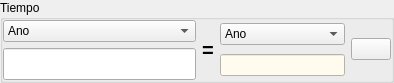
            <widget class="QGroupBox" name="groupBox_4">
             <property name="maximumSize">
              <size>
               <width>16777215</width>
               <height>82</height>
              </size>
             </property>
             <property name="title">
              <string>Tiempo</string>
             </property>
             <layout class="QGridLayout" name="gridLayout_13">
              <property name="leftMargin">
               <number>0</number>
              </property>
              <property name="topMargin">
               <number>0</number>
              </property>
              <property name="rightMargin">
               <number>0</number>
              </property>
              <property name="bottomMargin">
               <number>0</number>
              </property>
              <item row="1" column="2">
               <layout class="QGridLayout" name="gridLayout_14">
                <item row="1" column="0">
                 <widget class="QLineEdit" name="lineEdit_9">
                  <property name="enabled">
                   <bool>true</bool>
                  </property>
                  <property name="font">
                   <font>
                    <weight>75</weight>
                    <bold>true</bold>
                   </font>
                  </property>
                  <property name="focusPolicy">
                   <enum>Qt::NoFocus</enum>
                  </property>
                  <property name="styleSheet">
                   <string notr="true">color: rgb(0, 0, 255);
background-color: rgb(255, 251, 239);</string>
                  </property>
                  <property name="alignment">
                   <set>Qt::AlignRight|Qt::AlignTrailing|Qt::AlignVCenter</set>
                  </property>
                  <property name="readOnly">
                   <bool>true</bool>
                  </property>
                 </widget>
                </item>
                <item row="0" column="0">
                 <widget class="QComboBox" name="comboBox_12">
                  <property name="focusPolicy">
                   <enum>Qt::NoFocus</enum>
                  </property>
                  <item>
                   <property name="text">
                    <string>Ano</string>
                   </property>
                  </item>
                  <item>
                   <property name="text">
                    <string>Mes</string>
                   </property>
                  </item>
                  <item>
                   <property name="text">
                    <string>Semana</string>
                   </property>
                  </item>
                  <item>
                   <property name="text">
                    <string>Hora</string>
                   </property>
                  </item>
                  <item>
                   <property name="text">
                    <string>Minuto</string>
                   </property>
                  </item>
                  <item>
                   <property name="text">
                    <string>Segundo</string>
                   </property>
                  </item>
                  <item>
                   <property name="text">
                    <string>Milisegundo</string>
                   </property>
                  </item>
                  <item>
                   <property name="text">
                    <string>Microsegundo</string>
                   </property>
                  </item>
                  <item>
                   <property name="text">
                    <string>Nanosegundo</string>
                   </property>
                  </item>
                 </widget>
                </item>
                <item row="0" column="1" rowspan="2">
                 <widget class="QPushButton" name="pushButton_11">
                  <property name="icon">
                   <iconset resource="recoverdrake.qrc">
                    <normaloff>:/Imagenes/sustituir.png</normaloff>:/Imagenes/sustituir.png</iconset>
                  </property>
                  <property name="iconSize">
                   <size>
                    <width>25</width>
                    <height>25</height>
                   </size>
                  </property>
                 </widget>
                </item>
               </layout>
              </item>
              <item row="1" column="0">
               <layout class="QGridLayout" name="gridLayout_15">
                <item row="0" column="0">
                 <widget class="QComboBox" name="comboBox_11">
                  <property name="focusPolicy">
                   <enum>Qt::NoFocus</enum>
                  </property>
                  <item>
                   <property name="text">
                    <string>Ano</string>
                   </property>
                  </item>
                  <item>
                   <property name="text">
                    <string>Mes</string>
                   </property>
                  </item>
                  <item>
                   <property name="text">
                    <string>Semana</string>
                   </property>
                  </item>
                  <item>
                   <property name="text">
                    <string>Hora</string>
                   </property>
                  </item>
                  <item>
                   <property name="text">
                    <string>Minuto</string>
                   </property>
                  </item>
                  <item>
                   <property name="text">
                    <string>Segundo</string>
                   </property>
                  </item>
                  <item>
                   <property name="text">
                    <string>Milisegundo</string>
                   </property>
                  </item>
                  <item>
                   <property name="text">
                    <string>Microsegundo</string>
                   </property>
                  </item>
                  <item>
                   <property name="text">
                    <string>Nanosegundo</string>
                   </property>
                  </item>
                 </widget>
                </item>
                <item row="1" column="0">
                 <widget class="QLineEdit" name="lineEdit_10">
                  <property name="font">
                   <font>
                    <pointsize>15</pointsize>
                    <weight>75</weight>
                    <bold>true</bold>
                   </font>
                  </property>
                  <property name="alignment">
                   <set>Qt::AlignRight|Qt::AlignTrailing|Qt::AlignVCenter</set>
                  </property>
                 </widget>
                </item>
               </layout>
              </item>
              <item row="1" column="1">
               <widget class="QLabel" name="label_5">
                <property name="font">
                 <font>
                  <pointsize>15</pointsize>
                  <weight>75</weight>
                  <bold>true</bold>
                 </font>
                </property>
                <property name="text">
                 <string>=</string>
                </property>
               </widget>
              </item>
             </layout>
            </widget>
